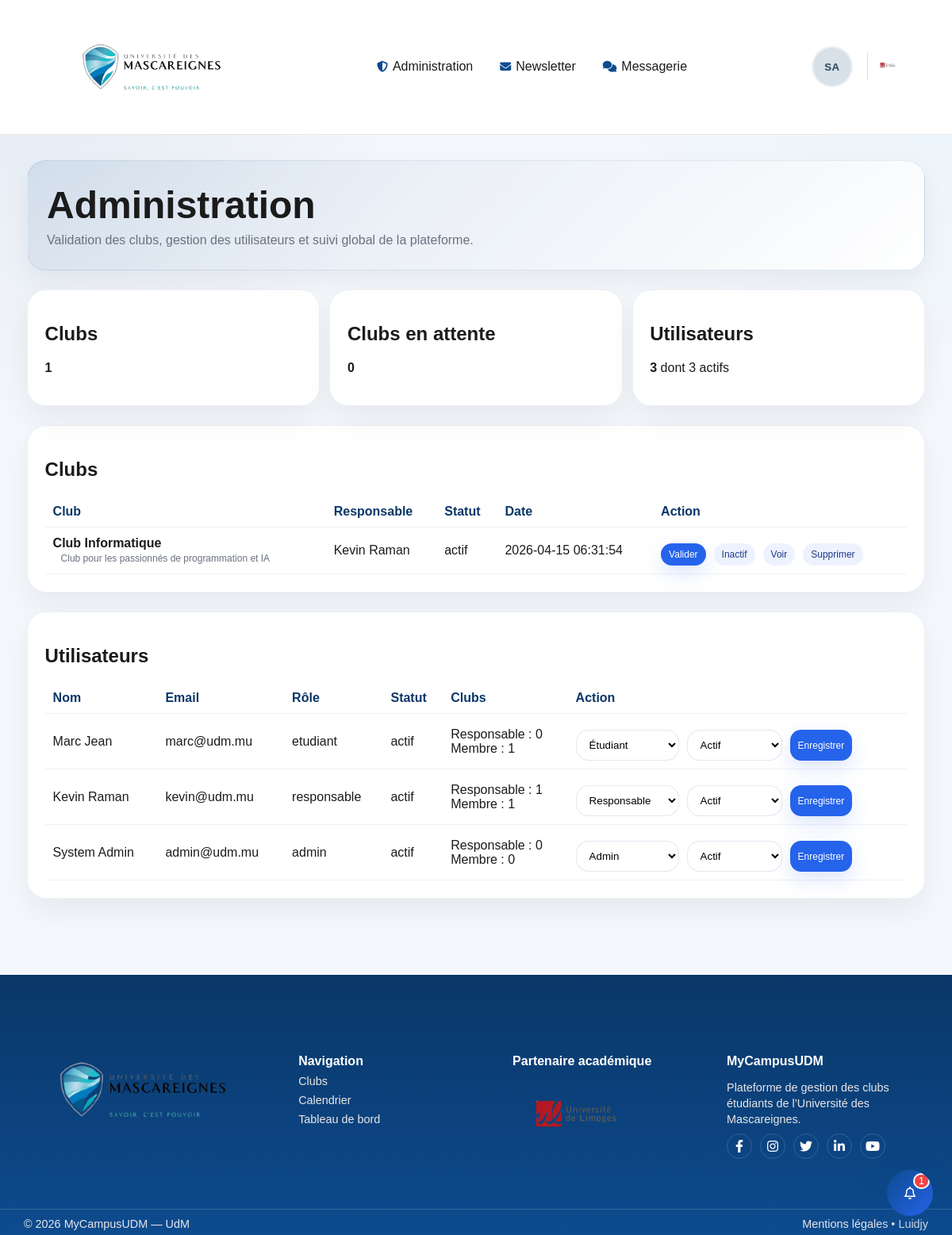
/MyCampusUdmClubsC5/admin.php (signed in), run on the app's committed database.
### tables this page shows
CREATE TABLE clubs (
    id INT AUTO_INCREMENT PRIMARY KEY,
    nom_club VARCHAR(150) NOT NULL,
    description TEXT,
    categorie ENUM('sport','culture','musique','informatique','social','entrepreneuriat','autre') DEFAULT 'autre',
    image_club VARCHAR(255) DEFAULT NULL,
    responsable_id INT DEFAULT NULL,
    statut ENUM('actif','inactif','attente','supprime') DEFAULT 'attente',
    date_creation TIMESTAMP DEFAULT CURRENT_TIMESTAMP,
    FOREIGN KEY (responsable_id) REFERENCES utilisateurs(id) ON DELETE SET NULL
);

CREATE TABLE utilisateurs (
    id INT AUTO_INCREMENT PRIMARY KEY,
    nom VARCHAR(100) NOT NULL,
    prenom VARCHAR(100) NOT NULL,
    pseudo VARCHAR(50) DEFAULT NULL UNIQUE,
    email VARCHAR(150) NOT NULL UNIQUE,
    mot_de_passe_hash VARCHAR(255) NOT NULL,
    photo_profil VARCHAR(255) DEFAULT NULL,
    telephone VARCHAR(30) DEFAULT NULL,
    filiere VARCHAR(100) DEFAULT NULL,
    bio TEXT DEFAULT NULL,
    role ENUM('etudiant','responsable','admin') DEFAULT 'etudiant',
    statut ENUM('actif','inactif') DEFAULT 'actif',
    date_creation TIMESTAMP DEFAULT CURRENT_TIMESTAMP
);

### MyCampusUdmClubsC5/admin.php (the view, shortened to what this page needs)
<?php
require "config/database.php";
$statsStatement = $pdo->prepare("
  SELECT
    (SELECT COUNT(*) FROM clubs WHERE statut <> 'supprime') AS total_clubs,
    (SELECT COUNT(*) FROM clubs WHERE statut = 'attente') AS clubs_attente,
    (SELECT COUNT(*) FROM utilisateurs) AS total_utilisateurs,
    (SELECT COUNT(*) FROM utilisateurs WHERE statut = 'actif') AS utilisateurs_actifs,
    (SELECT COUNT(*) FROM evenements) AS total_evenements
");
$statsStatement->execute();
$stats = $statsStatement->fetch(PDO::FETCH_ASSOC);
$clubsStatement = $pdo->prepare("
  SELECT c.*, u.nom, u.prenom
  FROM clubs c
  LEFT JOIN utilisateurs u ON c.responsable_id = u.id
  WHERE c.statut <> 'supprime'
  ORDER BY
    CASE c.statut WHEN 'attente' THEN 0 WHEN 'actif' THEN 1 ELSE 2 END,
    c.id DESC
");
$clubsStatement->execute();
$clubs = $clubsStatement->fetchAll(PDO::FETCH_ASSOC);
$usersStatement = $pdo->prepare("
  SELECT u.*,
         (SELECT COUNT(*) FROM clubs c WHERE c.responsable_id = u.id) AS total_clubs_responsable,
         (SELECT COUNT(*) FROM membres_club mc WHERE mc.utilisateur_id = u.id) AS total_clubs_membre
  FROM utilisateurs u
  ORDER BY u.id DESC
");
$usersStatement->execute();
$utilisateurs = $usersStatement->fetchAll(PDO::FETCH_ASSOC);
?>
<section class="entete-page">
  <h1>Administration</h1>
  <p class="texte-gris">
    Validation des clubs, gestion des utilisateurs et suivi global de la plateforme.
  </p>
</section>
<section class="grille-3">
  <article class="carte"><h2>Clubs</h2><p><strong><?= (int) $stats["total_clubs"] ?></strong></p></article>
  <article class="carte"><h2>Clubs en attente</h2><p><strong><?= (int) $stats["clubs_attente"] ?></strong></p></article>
  <article class="carte"><h2>Utilisateurs</h2><p><strong><?= (int) $stats["total_utilisateurs"] ?></strong> dont <?= (int) $stats["utilisateurs_actifs"] ?> actifs</p></article>
</section>
<section class="carte">
  <h2>Clubs</h2>
  <?php if (empty($clubs)) : ?>
    <p class="texte-gris">Aucun club enregistré pour le moment.</p>
  <?php else : ?>
    <table class="table">
      <thead>
        <tr>
          <th>Club</th>
          <th>Responsable</th>
          <th>Statut</th>
          <th>Date</th>
          <th>Action</th>
        </tr>
      </thead>
      <tbody>
        <?php foreach ($clubs as $club) : ?>
          <tr>
            <td>
              <strong><?= htmlspecialchars($club["nom_club"]) ?></strong>
              <?php if (!empty($club["description"])) : ?>
                <br><span class="texte-gris petit"><?= htmlspecialchars($club["description"]) ?></span>
              <?php endif; ?>
            </td>
            <td>
              <?php
                if (!empty($club["prenom"]) || !empty($club["nom"])) {
                  echo htmlspecialchars(trim(($club["prenom"] ?? "") . " " . ($club["nom"] ?? "")));
                } else {
                  echo "Non attribué";
                }
              ?>
            </td>
            <td><?= htmlspecialchars($club["statut"]) ?></td>
            <td><?= htmlspecialchars($club["date_creation"] ?: "-") ?></td>
            <td>
              <div class="carte-actions">
                <form method="post" action="admin_actions.php">
                  <button class="bouton petit" type="submit">Valider</button>
                </form>
                <form method="post" action="admin_actions.php">
                  <button class="bouton bouton-secondaire petit" type="submit">Inactif</button>
                </form>
                <a class="bouton bouton-secondaire petit" href="club_detail.php?id=<?= (int) $club["id"] ?>">Voir</a>
                <a class="bouton bouton-secondaire petit" href="delete_club_admin.php?id=<?= (int) $club["id"] ?>">Supprimer</a>
              </div>
            </td>
          </tr>
        <?php endforeach; ?>
      </tbody>
    </table>
  <?php endif; ?>
</section>
<section class="carte">
  <h2>Utilisateurs</h2>
  <?php if (empty($utilisateurs)) : ?>
    <p class="texte-gris">Aucun utilisateur affiché pour le moment.</p>
  <?php else : ?>
    <table class="table">
      <thead>
        <tr>
          <th>Nom</th>
          <th>Email</th>
          <th>Rôle</th>
          <th>Statut</th>
          <th>Clubs</th>
          <th>Action</th>
        </tr>
      </thead>
      <tbody>
        <?php foreach ($utilisateurs as $utilisateur) : ?>
          <tr>
            <td><?= htmlspecialchars($utilisateur["prenom"] . " " . $utilisateur["nom"]) ?></td>
            <td><?= htmlspecialchars($utilisateur["email"]) ?></td>
            <td><?= htmlspecialchars($utilisateur["role"]) ?></td>
            <td><?= htmlspecialchars($utilisateur["statut"]) ?></td>
            <td>
              Responsable : <?= (int) $utilisateur["total_clubs_responsable"] ?><br>
              Membre : <?= (int) $utilisateur["total_clubs_membre"] ?>
            </td>
            <td>
              <form method="post" action="admin_actions.php" class="carte-actions">
                <select class="champ" name="role" style="min-width:130px;">
                  <option value="etudiant" <?= $utilisateur["role"] === "etudiant" ? "selected" : "" ?>>Étudiant</option>
                  <option value="responsable" <?= $utilisateur["role"] === "responsable" ? "selected" : "" ?>>Responsable</option>
                  <option value="admin" <?= $utilisateur["role"] === "admin" ? "selected" : "" ?>>Admin</option>
                </select>
                <select class="champ" name="statut" style="min-width:120px;">
                  <option value="actif" <?= $utilisateur["statut"] === "actif" ? "selected" : "" ?>>Actif</option>
                </select>
                <button class="bouton petit" type="submit">Enregistrer</button>
              </form>
            </td>
          </tr>
        <?php endforeach; ?>
      </tbody>
    </table>
  <?php endif; ?>
</section>

### MyCampusUdmClubsC5/css/style.css (style rules this page uses)
* { box-sizing: border-box; }
body { margin: 0; font-family: Arial, sans-serif; background: #f6f7fb; color: #1b1b1b; }
a { color: inherit; text-decoration: none; }
.entete-page h1 { margin: 0 0 6px; }
.texte-gris { color: #6b7280; margin: 0; }
.petit { font-size: 12px; }
.champ { padding: 10px 12px; border: 1px solid #dfe3ee; border-radius: 12px; background: #fff; min-width: 220px; }
.carte { background: #fff; border: 1px solid #e7e9f2; border-radius: 16px; padding: 14px; }
.carte-actions { display: flex; gap: 10px; flex-wrap: wrap; margin-top: 10px; }
.bouton { border: 0; background: #2563eb; color: #fff; padding: 10px 12px; border-radius: 12px; cursor: pointer; display: inline-block; }
.bouton-secondaire { background: #eef2ff; color: #1e3a8a; }
.petit { padding: 7px 10px; border-radius: 10px; }
.grille-3 { display: grid; grid-template-columns: 1fr 1fr 1fr; gap: 12px; }
.table { width: 100%; border-collapse: collapse; margin-top: 8px; }
.table th, .table td { padding: 10px; border-bottom: 1px solid #eef0f7; text-align: left; }
.carte { transition: transform 0.25s ease, box-shadow 0.25s ease; }
.bouton { transition: transform 0.18s ease, filter 0.18s ease, box-shadow 0.18s ease; }

### MyCampusUdmClubsC5/css/site-main-footer.css (style rules this page uses)
:root { --udm-blue: #0d4b8f; --udm-blue-dark: #0a3768; --udm-aqua: #7dd3fc; --udm-white: #ffffff; --udm-text: #1f2937; --udm-muted: #64748b; --udm-surface: #ffffff; --udm-bg: #f4f7fb; }
body { background: radial-gradient(circle at top left, rgba(13,75,143,0.08), transparent 28%), radial-gradient(circle at top right, rgba(125,211,252,0.10), transparent 24%), var(--udm-bg); }
main.contenu.udm-main > section { margin-bottom: 1.5rem; }
main.contenu.udm-main .entete-page { background: linear-gradient(135deg, rgba(13,75,143,0.10), rgba(255,255,255,0.96)); border: 1px solid rgba(13,75,143,0.10); border-radius: 24px; padding: 1.75rem 1.5rem; box-shadow: 0 14px 34px rgba(15, 23, 42, 0.06); }
main.contenu.udm-main .entete-page h1 { font-size: clamp(2rem, 4vw, 3rem); margin-bottom: .5rem; }
main.contenu.udm-main .champ { border-radius: 16px; border: 1px solid rgba(13,75,143,0.12); background: #fff; box-shadow: inset 0 1px 0 rgba(255,255,255,0.7); }
main.contenu.udm-main .carte { background: rgba(255,255,255,0.96); border: 1px solid rgba(13,75,143,0.08); border-radius: 24px; padding: 1.35rem; box-shadow: 0 16px 36px rgba(15,23,42,0.06); }
main.contenu.udm-main .table th { color: var(--udm-blue-dark); }
main.contenu.udm-main .bouton { border-radius: 14px; box-shadow: 0 10px 24px rgba(37,99,235,0.16); }
main.contenu.udm-main .bouton-secondaire { box-shadow: none; }

### data on the page
clubs: nom_club "Club Informatique", description "Club pour les passionnés de programmation et IA", responsable.nom "Kevin Raman", statut "actif", date_creation "2026-04-15 06:31:54"
utilisateurs: prenom+nom "Marc Jean", email "marc@udm.mu", role "etudiant", statut "actif", total_clubs_responsable "0", total_clubs_membre "1", role "Étudiant", statut "Actif"
utilisateurs: prenom+nom "Kevin Raman", email "kevin@udm.mu", role "responsable", statut "actif", total_clubs_responsable "1", total_clubs_membre "1", role "Responsable", statut "Actif"
utilisateurs: prenom+nom "System Admin", email "admin@udm.mu", role "admin", statut "actif", total_clubs_responsable "0", total_clubs_membre "0", role "Admin", statut "Actif"

### other printed values
$userInitials "SA"
$notificationCount "1"
$stats["total_clubs"] "1"
$stats["clubs_attente"] "0"
$stats["total_utilisateurs"] "3"
$stats["utilisateurs_actifs"] "3"
